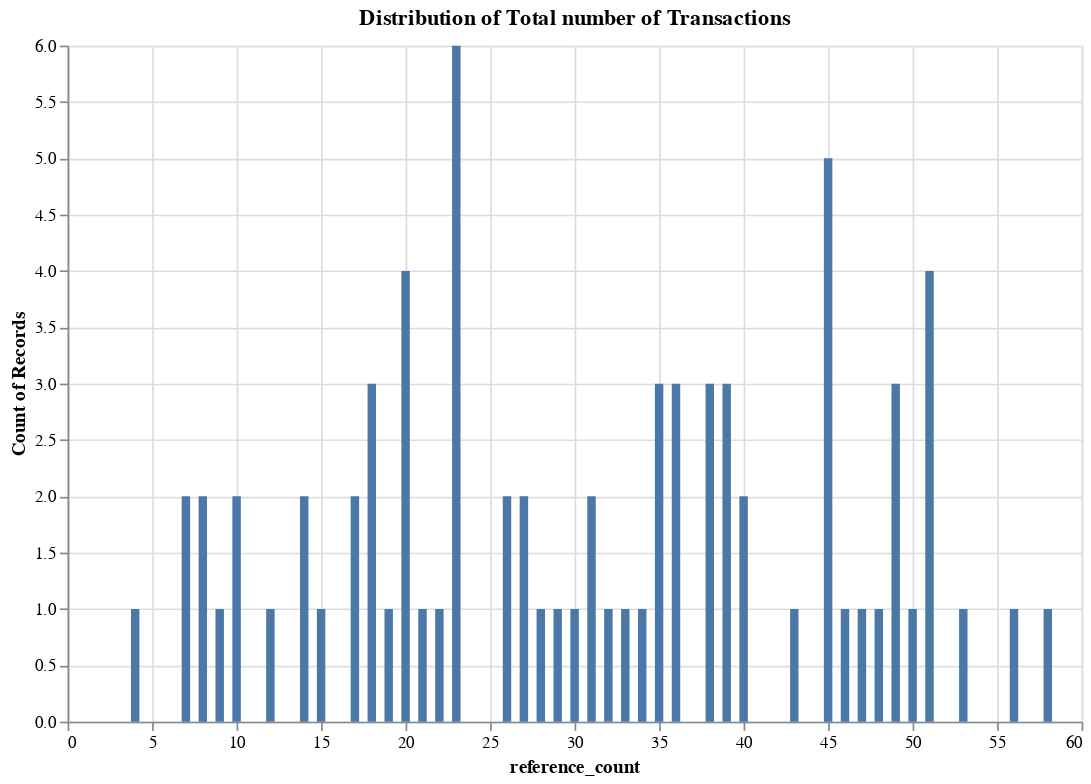

Notebook code for this chart:
### Code cell
alt.Chart(df2).mark_bar().encode(
    alt.X("reference_count:Q"),
    y='count()',
).properties(
    width=600,
    height=400,title="Distribution of Total number of Transactions")
